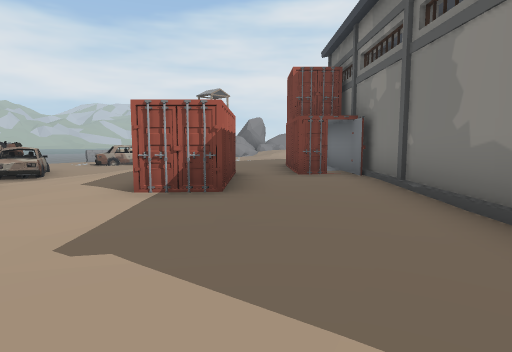
[1] (above)

24 first-person views from a walk through a scene from a Unity 3-D project. The camera is 1.4 m above the floor, tilts 6° down and sees 75° across. The floor is counted in squares, 2 m on a side. Each view is taken from the middle of a square. On the plan, view 1 faces up. The plan holds only what a view shows up to about 10 squares ahead; the rest is blank. The place goes on beyond the plan. The player character is not drawn.

[2]
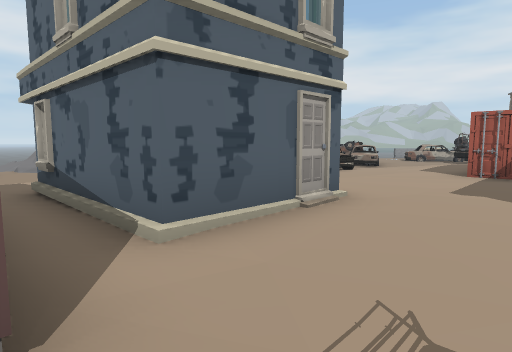

[3]
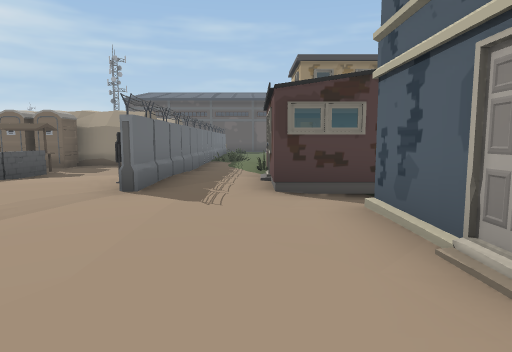

[4]
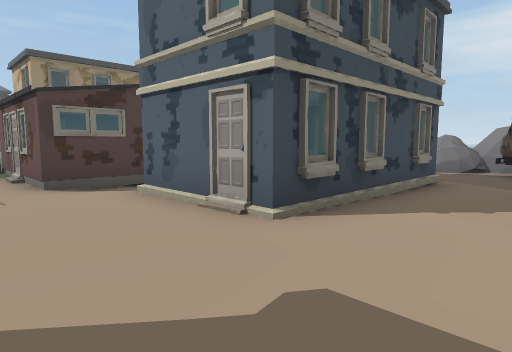

[5]
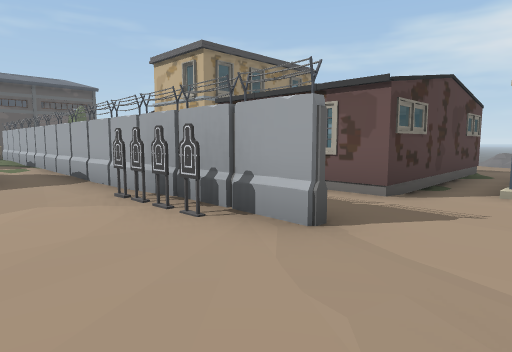

[6]
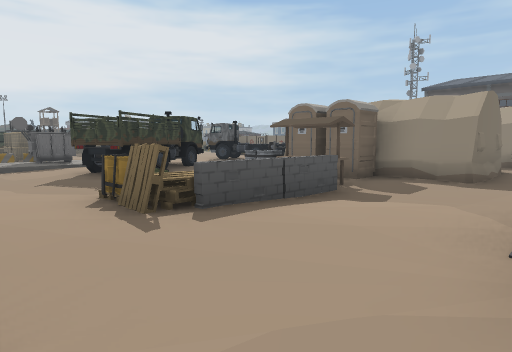

[7]
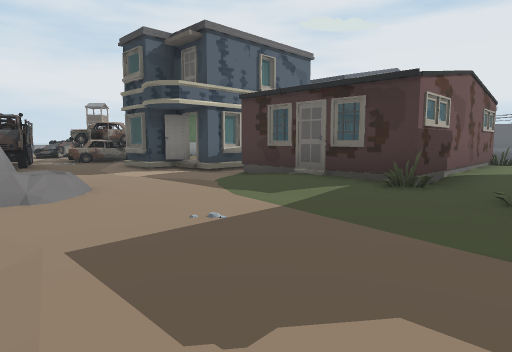

[8]
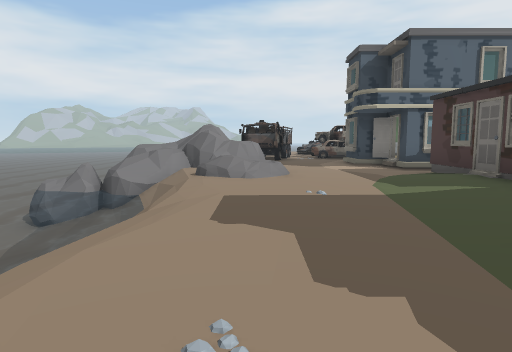

[9]
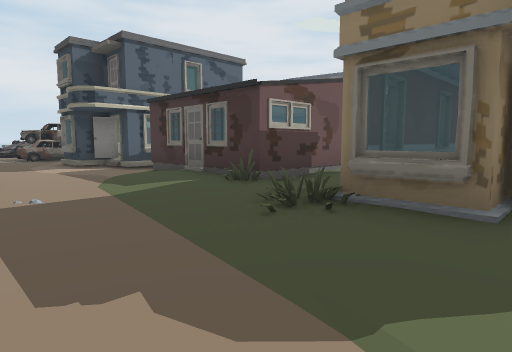

[10]
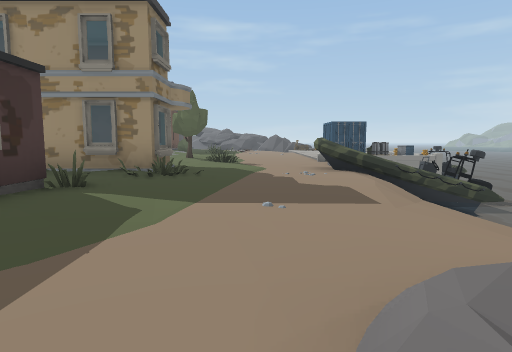

[11]
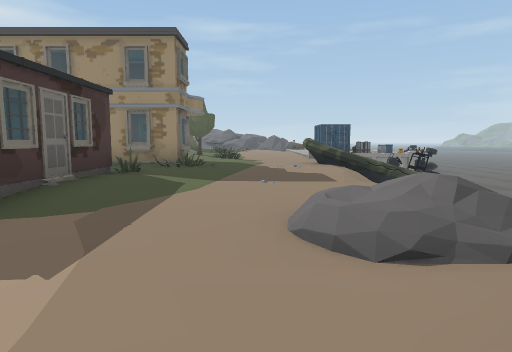

[12]
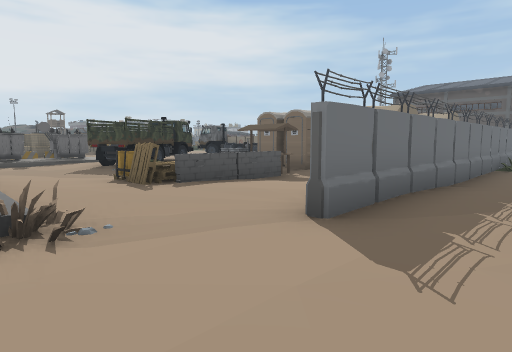

[13]
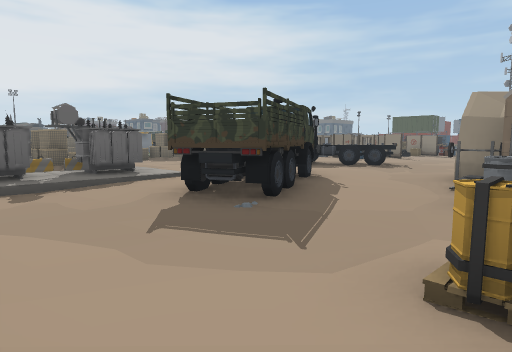

[14]
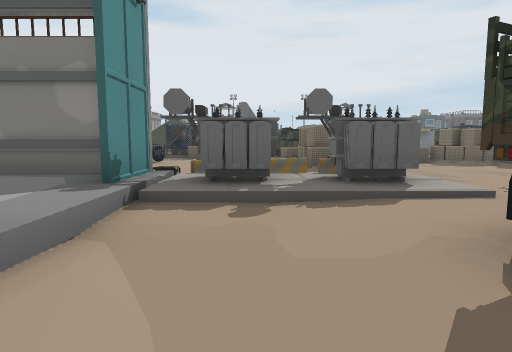

[15]
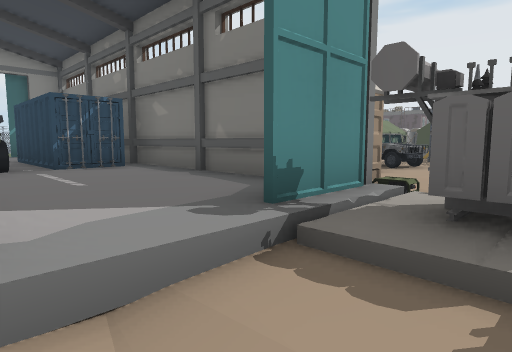

[16]
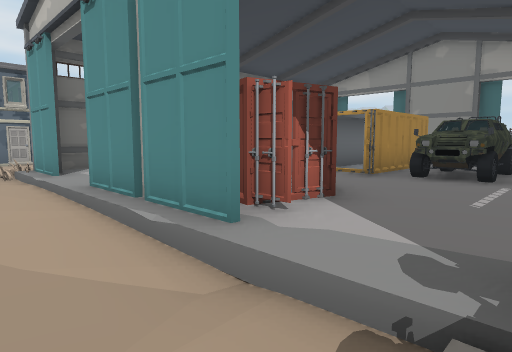

[17]
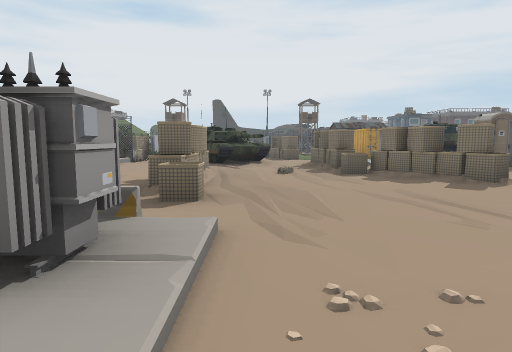

[18]
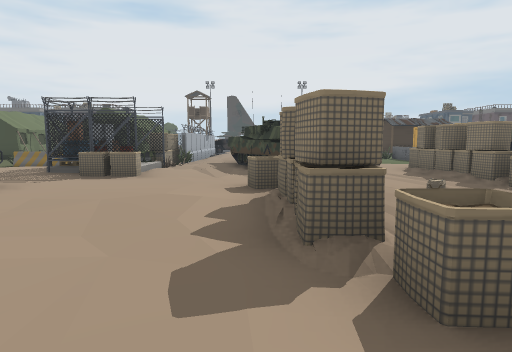

[19]
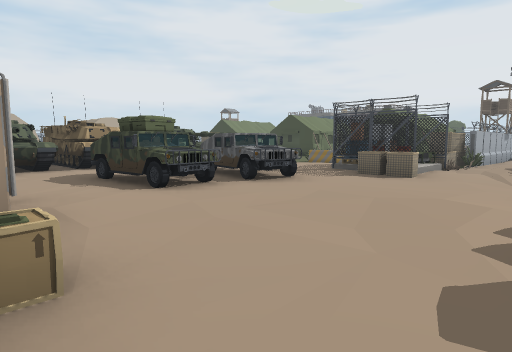

[20]
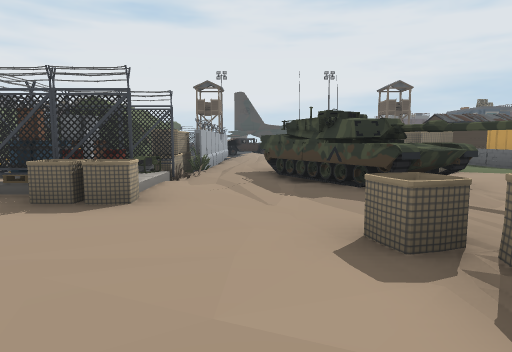

[21]
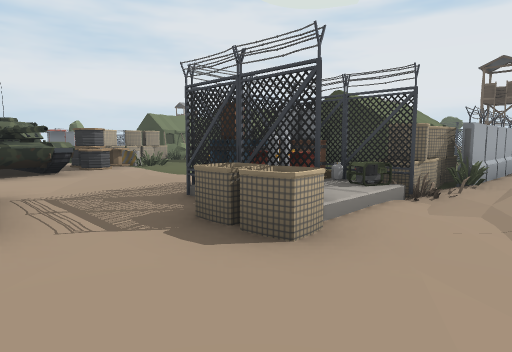

[22]
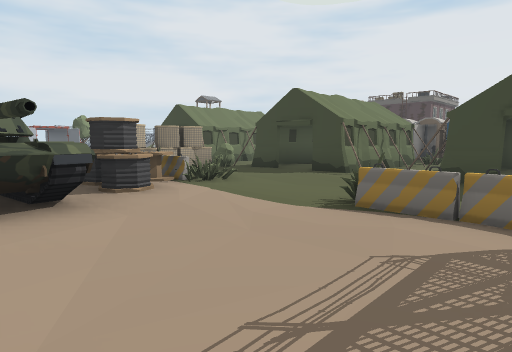

[23]
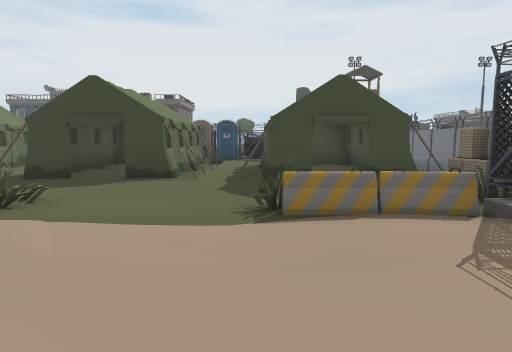

[24]
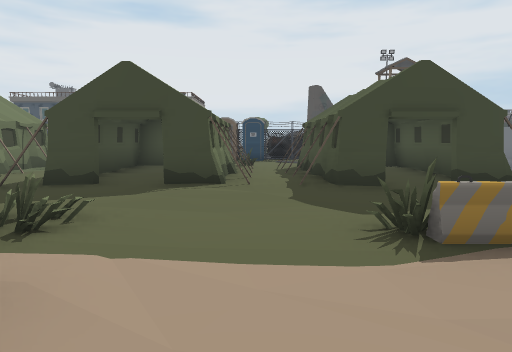

### Floor plan
Key: @ floor where view 1 was taken; # wall or solid block; . main floor; : floor 0.25 m higher than the main floor; - floor 0.25 m lower than the main floor; + floor 0.5 m higher than the main floor; * floor 1 m higher than the main floor; % floor 1.5 m higher than the main floor; _ floor 1.5 m lower than the main floor; / step, stairs or slope; = window, fence, low wall or low ledge; ≈ water the walk keeps out of; ^ raised ledge; C container; A car; R rock; H house; B building; T truck; P pallet; I barrier; F fence; E barricade; L barrel; N tent; O other object.
Columns run from 14 left of view 1 to 29 right of it. Each row starts with its distance up from view 1.
 12                                            N
 11                                          NNN
 10         ---   .CC        #             OONN
  9        AA--   .C#        :            ON
  8         AA-.  .C#        :    #    O -.NNNNN
  7         AA-..C.C#     C::C   ##  ##OE.....-N
  6         A-...C...O   CCAAC #^^^  ^^.--.NNNNN
  5         AA...C...O   CCAAC:# ..  #-.---//N-N
  4           .......O   CC:::: ..-  .-.-O-NNNNN
  3           .......#    :::::#..O-A--.E--N..-N
  2    #TT----.......#     ::::O..O-A--FF  N--.N
  1    #R--HHHHHH....#    CC:::O..AAAFPOL- NNNNN
  0  +*%R--HH  HH.@.##::####:##O...--FIOOOOO///
 -1  -RR----H  HH.........---:OOO...---LF--#####
 -2 ≈≈///---HHHH/........----:OO--..-----....
 -3 ≈≈///---BBBBB..#..OP---..:O/--//I---###
 -4 ≈≈//---/B    /.O..= --TT.:O/-IOOO-#^#
 -5 ≈≈_/---.B    /.O.-= --.T....-....- ^^
 -6  ≈_/---.BBBBBO.#--OPP-.TT...----/-.-.-OOO
 -7  ≈ /---....../-#-.OOO-.T  ..----IOOO..-
 -8 ≈≈ ---.HHHHHH..#.####....  -----I    ..-
 -9 OO ---.HH   H .#.#   .-...T  .OOO      ==
-10 OOOO--.HH  HH O#.#    -.TTT           OOOO

Where each view was taken, in squares from view 1:
view 1: 0 up, 0 right, facing up
view 2: 3 down, 0 right, facing up-left
view 3: 2 up, 1 left, facing down
view 4: 3 up, 0 right, facing down-left
view 5: 1 down, 3 right, facing down-left
view 6: 1 down, 1 right, facing down-right
view 7: 8 down, 11 left, facing up-right
view 8: 10 down, 10 left, facing up
view 9: 10 down, 10 left, facing up-right
view 10: 2 down, 9 left, facing down
view 11: 0 up, 9 left, facing down
view 12: 0 up, 1 left, facing down-right
view 13: 1 down, 5 right, facing down-right
view 14: 2 down, 7 right, facing right
view 15: 2 down, 9 right, facing up-right
view 16: 2 down, 11 right, facing up-left
view 17: 5 down, 10 right, facing right
view 18: 3 down, 13 right, facing right
view 19: 3 down, 13 right, facing up-right
view 20: 2 down, 16 right, facing right
view 21: 2 down, 18 right, facing up-right
view 22: 2 up, 19 right, facing up-right
view 23: 4 up, 19 right, facing right
view 24: 5 up, 20 right, facing right
